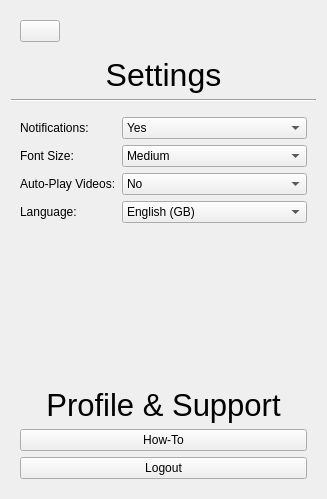
<?xml version="1.0" encoding="UTF-8"?>
<ui version="4.0">
 <class>SettingsPage</class>
 <widget class="QWidget" name="SettingsPage">
  <property name="geometry">
   <rect>
    <x>0</x>
    <y>0</y>
    <width>327</width>
    <height>499</height>
   </rect>
  </property>
  <property name="windowTitle">
   <string>Form</string>
  </property>
  <layout class="QVBoxLayout" name="verticalLayout">
   <item>
    <widget class="QWidget" name="widget" native="true">
     <layout class="QHBoxLayout" name="horizontalLayout">
      <item>
       <widget class="QPushButton" name="button_Back">
        <property name="sizePolicy">
         <sizepolicy hsizetype="Fixed" vsizetype="Fixed">
          <horstretch>0</horstretch>
          <verstretch>0</verstretch>
         </sizepolicy>
        </property>
        <property name="styleSheet">
         <string notr="true">border-image: url(:/assets/button_images/leftArrow.jpg);</string>
        </property>
        <property name="text">
         <string/>
        </property>
       </widget>
      </item>
      <item>
       <spacer name="horizontalSpacer">
        <property name="orientation">
         <enum>Qt::Horizontal</enum>
        </property>
        <property name="sizeHint" stdset="0">
         <size>
          <width>40</width>
          <height>20</height>
         </size>
        </property>
       </spacer>
      </item>
     </layout>
    </widget>
   </item>
   <item>
    <widget class="QLabel" name="label">
     <property name="font">
      <font>
       <pointsize>24</pointsize>
      </font>
     </property>
     <property name="text">
      <string>Settings</string>
     </property>
     <property name="alignment">
      <set>Qt::AlignCenter</set>
     </property>
    </widget>
   </item>
   <item>
    <widget class="Line" name="line">
     <property name="orientation">
      <enum>Qt::Horizontal</enum>
     </property>
    </widget>
   </item>
   <item>
    <widget class="QWidget" name="widget_2" native="true">
     <layout class="QFormLayout" name="formLayout_3">
      <item row="0" column="0">
       <widget class="QLabel" name="label_notifications">
        <property name="text">
         <string>Notifications:</string>
        </property>
       </widget>
      </item>
      <item row="0" column="1">
       <widget class="QComboBox" name="box_notify">
        <property name="minimumSize">
         <size>
          <width>120</width>
          <height>0</height>
         </size>
        </property>
        <item>
         <property name="text">
          <string>Yes</string>
         </property>
        </item>
        <item>
         <property name="text">
          <string>No</string>
         </property>
        </item>
       </widget>
      </item>
      <item row="1" column="0">
       <widget class="QLabel" name="label_font">
        <property name="text">
         <string>Font Size:</string>
        </property>
       </widget>
      </item>
      <item row="1" column="1">
       <widget class="QComboBox" name="box_font">
        <property name="minimumSize">
         <size>
          <width>120</width>
          <height>0</height>
         </size>
        </property>
        <property name="currentIndex">
         <number>1</number>
        </property>
        <item>
         <property name="text">
          <string>Small</string>
         </property>
        </item>
        <item>
         <property name="text">
          <string>Medium</string>
         </property>
        </item>
        <item>
         <property name="text">
          <string>Large</string>
         </property>
        </item>
       </widget>
      </item>
      <item row="2" column="0">
       <widget class="QLabel" name="label_autoplay">
        <property name="text">
         <string>Auto-Play Videos:</string>
        </property>
       </widget>
      </item>
      <item row="2" column="1">
       <widget class="QComboBox" name="box_autoplay">
        <property name="sizePolicy">
         <sizepolicy hsizetype="Preferred" vsizetype="Fixed">
          <horstretch>0</horstretch>
          <verstretch>0</verstretch>
         </sizepolicy>
        </property>
        <property name="minimumSize">
         <size>
          <width>120</width>
          <height>0</height>
         </size>
        </property>
        <property name="currentIndex">
         <number>1</number>
        </property>
        <item>
         <property name="text">
          <string>Yes</string>
         </property>
        </item>
        <item>
         <property name="text">
          <string>No</string>
         </property>
        </item>
       </widget>
      </item>
      <item row="3" column="0">
       <widget class="QLabel" name="label_language">
        <property name="text">
         <string>Language:</string>
        </property>
       </widget>
      </item>
      <item row="3" column="1">
       <widget class="QComboBox" name="box_lang">
        <property name="sizePolicy">
         <sizepolicy hsizetype="Preferred" vsizetype="Fixed">
          <horstretch>0</horstretch>
          <verstretch>0</verstretch>
         </sizepolicy>
        </property>
        <property name="minimumSize">
         <size>
          <width>120</width>
          <height>0</height>
         </size>
        </property>
        <item>
         <property name="text">
          <string>English (GB)</string>
         </property>
        </item>
        <item>
         <property name="text">
          <string>English (US)</string>
         </property>
        </item>
        <item>
         <property name="text">
          <string>Turkish</string>
         </property>
        </item>
       </widget>
      </item>
     </layout>
    </widget>
   </item>
   <item>
    <spacer name="verticalSpacer">
     <property name="orientation">
      <enum>Qt::Vertical</enum>
     </property>
     <property name="sizeHint" stdset="0">
      <size>
       <width>20</width>
       <height>40</height>
      </size>
     </property>
    </spacer>
   </item>
   <item>
    <widget class="QWidget" name="widget_3" native="true">
     <layout class="QVBoxLayout" name="verticalLayout_4">
      <item>
       <widget class="QLabel" name="Prof_Header">
        <property name="font">
         <font>
          <pointsize>23</pointsize>
         </font>
        </property>
        <property name="text">
         <string>Profile &amp; Support</string>
        </property>
        <property name="alignment">
         <set>Qt::AlignCenter</set>
        </property>
       </widget>
      </item>
      <item>
       <widget class="QPushButton" name="button_howto">
        <property name="text">
         <string>How-To</string>
        </property>
       </widget>
      </item>
      <item>
       <widget class="QPushButton" name="button_logout">
        <property name="text">
         <string>Logout</string>
        </property>
       </widget>
      </item>
     </layout>
    </widget>
   </item>
  </layout>
 </widget>
 <resources/>
 <connections/>
</ui>
